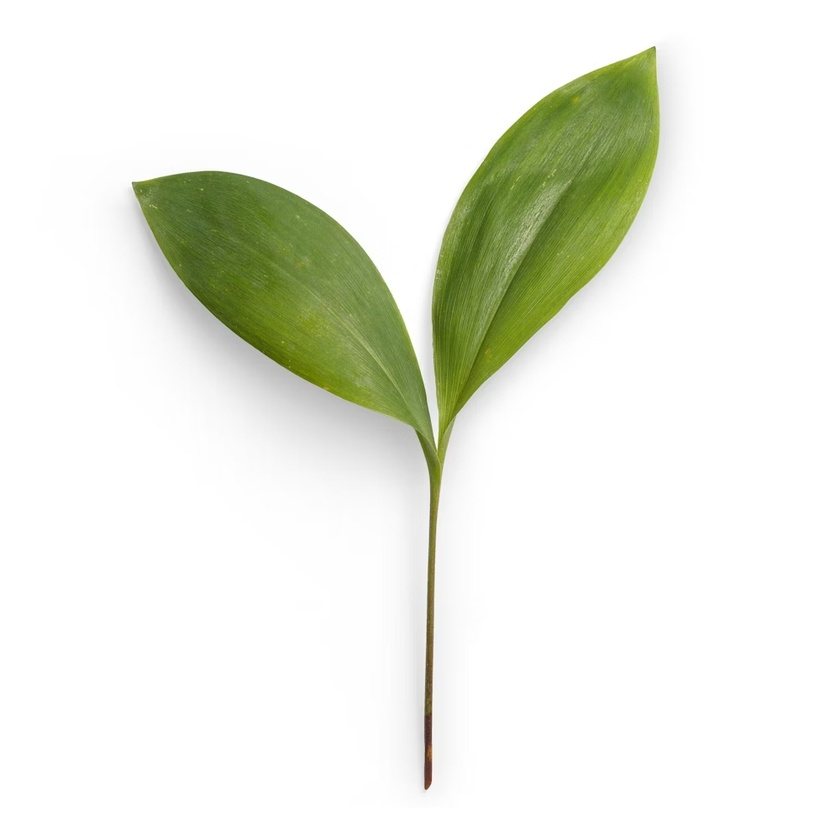
#> input picture identification/image/plante2.jpg, 840 x 840 px, shrunk from 1000 x 1000 before the run
$ python contours1.py
#> lines starting #> are read from the running program, lines starting #| are printed output that depends on the picture; after the words box and inside, x2 and y2 are one past the last pixel; in counts of white or black regions, pixels touching at a corner belong together
import cv2
import matplotlib.pyplot as plt

# Load the image from file
file_path = 'image/plante2.jpg'
image = cv2.imread(file_path)
#> image is the input picture: shape (840, 840, 3); mean B, G, R 227.1, 237.5, 234.7

# Convert the image to gray scale
gray = cv2.cvtColor(image, cv2.COLOR_BGR2GRAY)
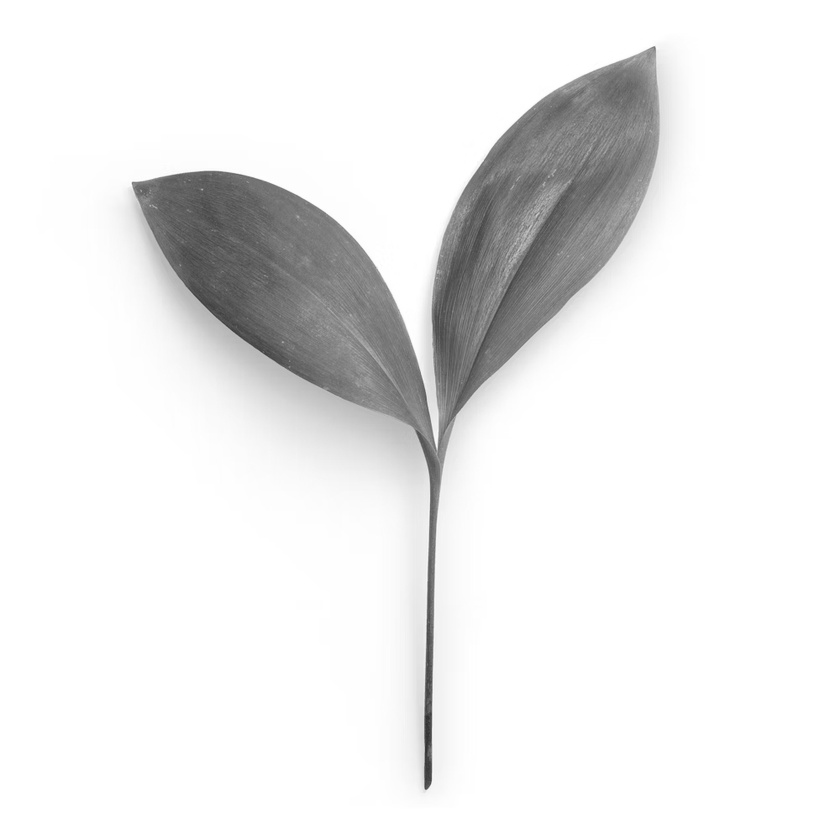
#> gray: shape (840, 840); min 45, max 255, mean 235.4

# Use Canny edge detection to find edges
edges = cv2.Canny(gray, 100, 200)
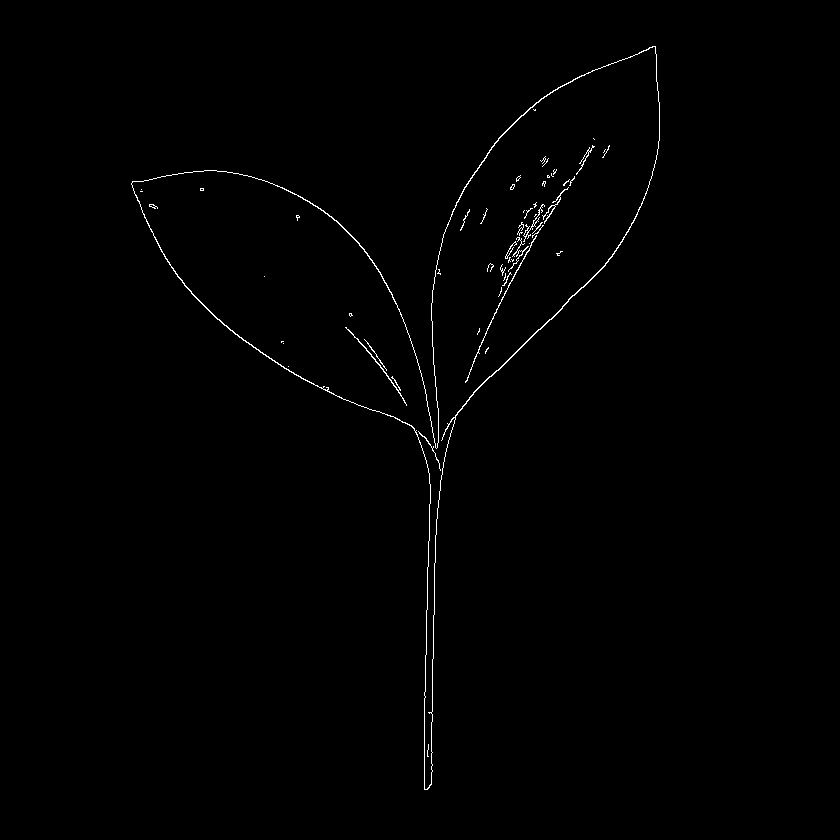
#> edges: shape (840, 840); 0.61% white in thin lines or dots, all inside (x1, y1, x2, y2) = (131, 46, 660, 790)

# Find the contours in the edge-detected image
contours, _ = cv2.findContours(edges, cv2.RETR_EXTERNAL, cv2.CHAIN_APPROX_SIMPLE)
#> contours = 1 contour; box (x1, y1, x2, y2) and area: (131, 46, 660, 790) 89080

# Filter contours to get those on the left side and with sufficient area
contours = [cnt for cnt in contours if cv2.contourArea(cnt) > 200 and cv2.boundingRect(cnt)[0] < gray.shape[1] // 2]

# Draw contours on the original image
image_with_contours = image.copy()
cv2.drawContours(image_with_contours, contours, -1, (0, 255, 0), 2)
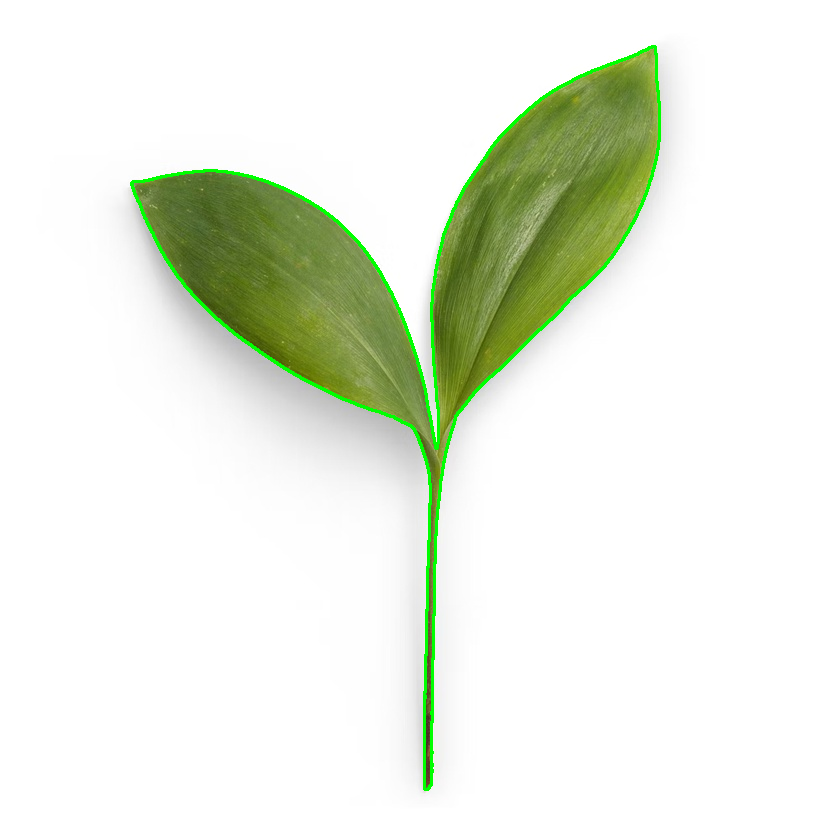
#> image_with_contours: shape (840, 840, 3); 1.22% of pixels changed, all inside (x1, y1, x2, y2) = (130, 45, 661, 791)

# Convert the image to RGB format for matplotlib
image_with_contours_rgb = cv2.cvtColor(image_with_contours, cv2.COLOR_BGR2RGB)

# Show the original image, the edge-detected image, and the image with contours
fig, ax = plt.subplots(1, 3, figsize=(18, 6))
ax[0].imshow(cv2.cvtColor(image, cv2.COLOR_BGR2RGB))
ax[0].set_title('Original Image')
ax[0].axis('off')

ax[1].imshow(edges, cmap='gray')
ax[1].set_title('Canny Edges')
ax[1].axis('off')

ax[2].imshow(image_with_contours_rgb)
ax[2].set_title('Image with Contours')
ax[2].axis('off')

plt.show()
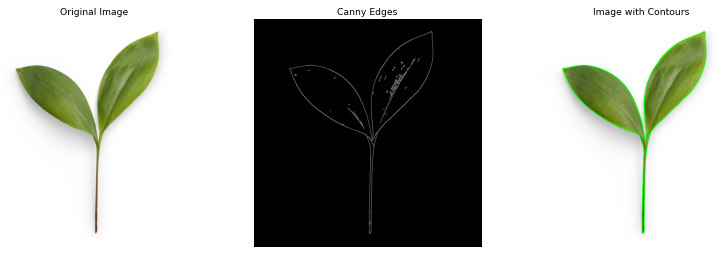
#> figure drawn by matplotlib, 3 panels
